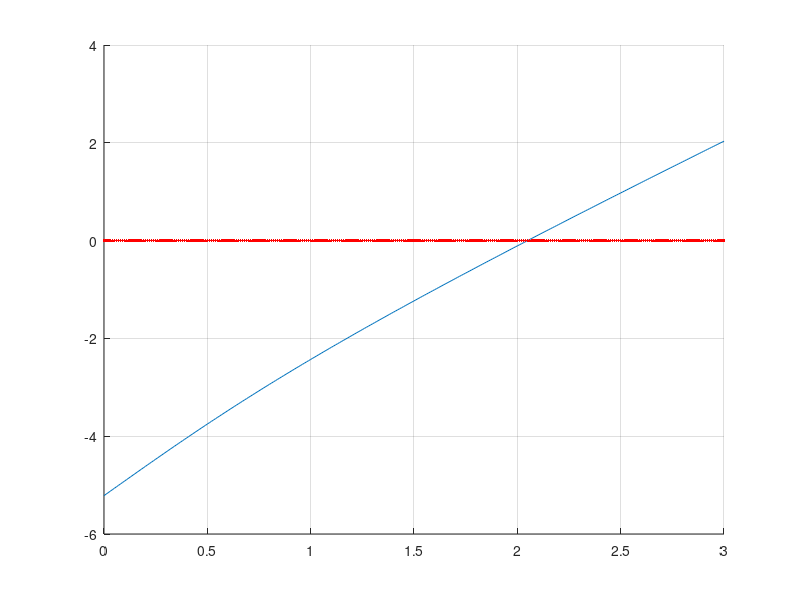

Here is the MATLAB script that generated this plot:
% ПЗ 13, Григорьев Юрий
clc;
epsilon = 1e-5; % точность
v = 2;
u = 4;
alpha = 0.5;
coef = alpha / (1 - alpha);
% преобразованная функция вида Ф[x] = x
f = inline("x - (2*x + x/(1+x^2)^2 - 4 - acot(x))/4");
x0 = f(0); % начальное приближение
xn = f(x0);

apriori = int16(round(log(epsilon * (1 - alpha) / abs(x0 - xn)) / log(alpha)) + 1);;

i = 0;
while and(i < apriori, coef * abs(xn - x0) > epsilon) % апостериорная оценка
    x0 = xn;
    xn = f(x0);
    i = i + 1;
end
fprintf("epsilon = %f, v = %f, u = %f, alpha = %f\napriori = %d iterations\nx = %f, %d iterations\n", epsilon, v, u, alpha, apriori, xn, i);


% локализуем корень графическим способом
hold on; % возможность наложения графиков в одном окне
grid on; % координатная сетка

% часть графика (-1;0) (испр. функции арккотангенса)
% x1 = -1.0:0.01:-0.001;
% y1 = 2*x1 + x1/(1+x1.^2) - 4 - acot(x1) - 2.4;

% часть графика (0;3)
x2 = 0.0:0.01:3.0;
y2 = 2*x2 + x2/(1+x2.^2) - 4 - acot(x2);
% plot(x1,y1,x2,y2);
plot(x2,y2);

y3 = 0;
plot(x2,y3,'.','color','red'); % ось абсцисс
% видим - корень лежит в промежутке (2.1; 2.2) => ответ найден верно